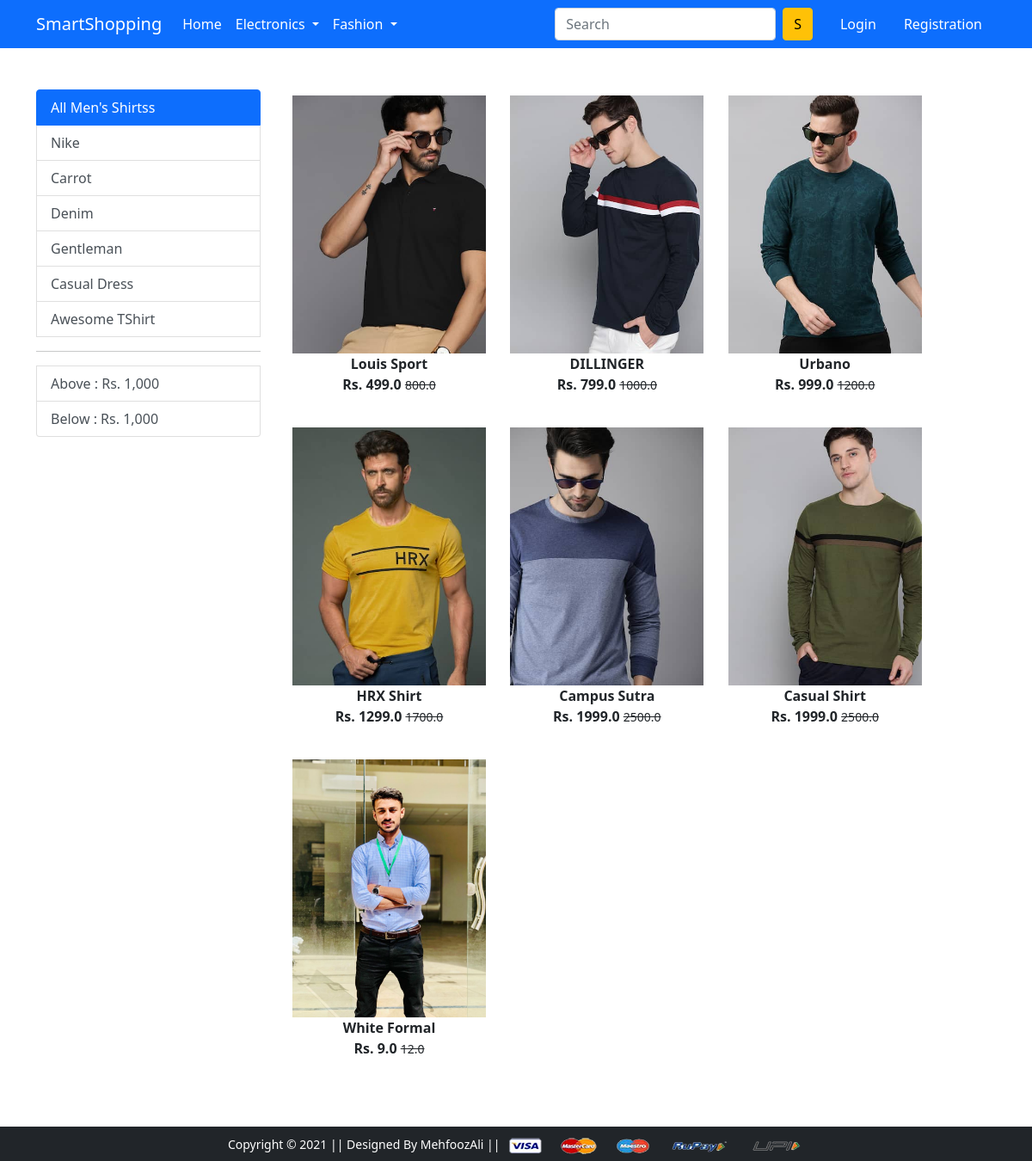
Screenshot of /topwear/ with the database file from the repository.
### app/models.py (models this page shows, shortened)
class Product(models.Model):
    id = models.AutoField(primary_key=True)
    title = models.CharField(max_length=200)
    selling_price = models.FloatField()
    discounted_price = models.FloatField()
    description = models.TextField()
    brand = models.CharField(max_length=200)
    category = models.CharField(max_length=2, choices=CATEGORY_CHOICE )
    product_image = models.ImageField(upload_to='productimg')

### app/views.py (the view)
# urls.py: path('topwear/', views.topwear, name='topwear'),
def topwear(request, data=None):
    if data == None:
        topwears = Product.objects.filter(category='TW')
    elif data == 'Nike' or data == 'Carrot' or data == 'Denim' or data == 'Gentleman' or data == 'CasualDress' or data == 'AwesomeTShirt':
        topwears = Product.objects.filter(category='TW').filter(brand=data)
    elif data == 'below':
        topwears = Product.objects.filter(
            category='TW').filter(discounted_price__lt=1000)
    elif data == 'above':
        topwears = Product.objects.filter(
            category='TW').filter(discounted_price__gt=1000)
    return render(request, 'app/topwears.html', {'topwears': topwears, 'active': 'btn-primary'})

### app/templates/app/topwears.html (shortened to what this page needs)
{% extends 'app/base.html' %}
{% load static %}
{% block main-content %}
    <div class="container my-5">
        <div class="row">
            <div class="col-sm-3">
                <div class="list-group">
                    <a href="{% url 'topwear' %}" class="list-group-item list-group-item-action active" aria-current="true">
                      All Men's Shirtss
                    </a>
                    <a href="{% url 'topweardata' 'Nike' %}" class="list-group-item list-group-item-action  ">Nike</a>
                    <a href="{% url 'topweardata' 'Carrot' %}" class="list-group-item list-group-item-action">Carrot</a>
                    <a href="{% url 'topweardata' 'Denim' %}" class="list-group-item list-group-item-action">Denim</a>
                    <a href="{% url 'topweardata' 'Gentleman' %}" class="list-group-item list-group-item-action">Gentleman</a>
                    <a href="{% url 'topweardata' 'CasualDress' %}" class="list-group-item list-group-item-action">Casual Dress</a>
                    <a href="{% url 'topweardata' 'AwesomeTShirt' %}" class="list-group-item list-group-item-action">Awesome TShirt</a>
                    <hr>
                    <a href="{% url 'topweardata' 'above' %}" class="list-group-item list-group-item-action">Above : Rs. 1,000</a>
                    <a href="{% url 'topweardata' 'below' %}" class="list-group-item list-group-item-action">Below : Rs. 1,000</a>
                  </div>
            </div>
            <div class="col-sm-8 ">
                <div class="row">
                    {% for product in topwears %}
                        <div class="col-sm-4 text-center mb-4">
                            <a href="{% url 'product-detail' product.id %}" class='btn'>
                                <div class="item">
                                    <img src="{{product.product_image.url}}" alt="" height='300'>
                                    <div class="fw-bold">{{product.title}}</div>
                                    <div class="fw-bold">Rs. {{product.discounted_price}} <small class="fw-light text-decoration-line-through">{{product.selling_price}}</small></div>
                                </div>
                            </a>
                        </div>
                    {% endfor %}
                </div>
            </div>
        </div>
    </div>
{% endblock main-content %}

### rows the page displays
Product: product_image (picture), title "Louis Sport", discounted_price "499.0", selling_price "800.0"
Product: product_image (picture), title "DILLINGER", discounted_price "799.0", selling_price "1000.0"
Product: product_image (picture), title "Urbano", discounted_price "999.0", selling_price "1200.0"
Product: product_image (picture), title "HRX Shirt", discounted_price "1299.0", selling_price "1700.0"
Product: product_image (picture), title "Campus Sutra", discounted_price "1999.0", selling_price "2500.0"
Product: product_image (picture), title "Casual Shirt", discounted_price "1999.0", selling_price "2500.0"
Product: product_image (picture), title "White Formal", discounted_price "9.0", selling_price "12.0"
